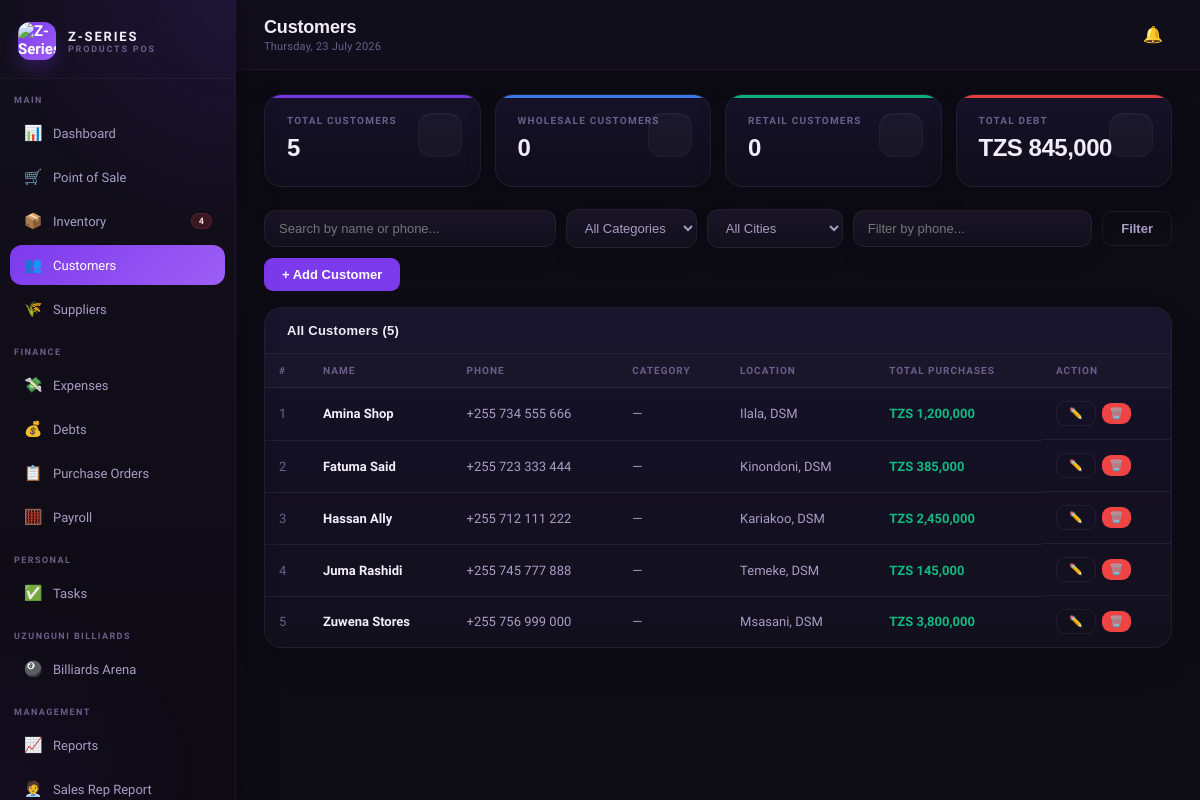
/customers.php (signed in), run on the app's committed database.
### tables this page shows
CREATE TABLE customers (
  id INT AUTO_INCREMENT PRIMARY KEY,
  name VARCHAR(150) NOT NULL,
  phone VARCHAR(20),
  category ENUM('wholesale','retail') DEFAULT NULL,
  location VARCHAR(200),
  total_purchases DECIMAL(15,2) DEFAULT 0,
  outstanding_debt DECIMAL(12,2) DEFAULT 0,
  status ENUM('active','inactive') DEFAULT 'active',
  created_at TIMESTAMP DEFAULT CURRENT_TIMESTAMP
);

### config.php (called while the page is built, shortened)
<?php
function sanitizeString($s, $maxLen = 1000) {
    $s = trim((string)$s);
    if ($maxLen > 0) $s = mb_substr($s, 0, $maxLen);
    return $s;
}
function tzs($amount) {
    return 'TZS ' . number_format($amount, 0, '.', ',');
}
?>

### customers.php (the view, shortened to what this page needs)
<?php
require_once 'includes/header.php';
$search = sanitizeString($_GET['search'] ?? '', 100);
$phone_f = sanitizeString($_GET['phone'] ?? '', 40);
$where = ["status = 'active'"];
$stmt = $conn->prepare("SELECT c.* FROM customers c WHERE " . implode(' AND ', $where) . " ORDER BY c.name");
$stmt->execute();
$customers = $stmt->get_result();
$stats = $conn->query("SELECT COUNT(*) as total, SUM(outstanding_debt>0) as with_debt, SUM(outstanding_debt) as total_debt FROM customers WHERE status = 'active'")->fetch_assoc();
$client_categories = ['wholesale' => 'Wholesale', 'retail' => 'Retail'];
$cat_counts_map = [];
$cat_counts = [];
foreach ($client_categories as $key => $label) {
  $cat_counts[] = ['id' => $key, 'name' => $label, 'cnt' => $cat_counts_map[$key] ?? 0];
}
$stat_colors = ['blue','green','amber','purple'];
?>
<div class="stats-grid">
  <div class="stat-card purple"><div class="stat-label">Total Customers</div><div class="stat-value"><?=$stats['total']?></div><div class="stat-icon"></div></div>
  <?php foreach ($cat_counts as $i => $cc): ?>
  <div class="stat-card <?=$stat_colors[$i % count($stat_colors)]?>"><div class="stat-label"><?=htmlspecialchars($cc['name'])?> Customers</div><div class="stat-value"><?=$cc['cnt']?></div><div class="stat-icon"></div></div>
  <?php endforeach; ?>
  <div class="stat-card red"><div class="stat-label">Total Debt</div><div class="stat-value"><?=tzs($stats['total_debt'])?></div><div class="stat-icon"></div></div>
</div>
<form method="GET" style="display:contents">
<div class="filter-bar">
  <input class="filter-search" name="search" placeholder="Search by name or phone..." value="<?=htmlspecialchars($search)?>"/>
  <select class="filter-select" name="category" onchange="this.form.submit()">
    <option value="">All Categories</option>
  </select>
  <select class="filter-select" name="city" onchange="this.form.submit()">
    <option value="">All Cities</option>
  </select>
  <input class="filter-search" style="flex:0.8" name="phone" placeholder="Filter by phone..." value="<?=htmlspecialchars($phone_f)?>" onchange="this.form.submit()"/>
  <button type="submit" class="btn btn-outline">Filter</button>
  <button type="button" class="btn btn-primary" onclick="openModal('add-customer-modal')">+ Add Customer</button>
</div></form>
<div class="card"><div class="card-header"><span class="card-title">All Customers (<?=$customers->num_rows?>)</span></div>
<div class="table-wrap"><table><thead><tr><th>#</th><th>Name</th><th>Phone</th><th>Category</th><th>Location</th><th>Total Purchases</th><th>Action</th></tr></thead>
<tbody><?php $i=1; while($c=$customers->fetch_assoc()):?>
<tr><td class="text-muted"><?=$i++?></td><td class="td-bold"><?=htmlspecialchars($c['name'])?></td><td><?=htmlspecialchars($c['phone'])?></td>
<td><?php if($c['category']): ?><span class="badge badge-<?=$c['category']==='retail'?'info':'purple'?>"><?=htmlspecialchars($client_categories[$c['category']])?></span><?php else: ?>—<?php endif; ?></td>
<td><?=htmlspecialchars($c['location']??'—')?></td><td class="text-success"><?=tzs($c['total_purchases'])?></td>
<td style="display:flex;gap:6px;align-items:center">
  <button type="button" class="btn btn-outline btn-sm" title="Edit" aria-label="Edit" onclick='openEditCustomer(this)' data-id="<?=$c['id']?>" data-name="<?=htmlspecialchars($c['name'], ENT_QUOTES)?>" data-phone="<?=htmlspecialchars($c['phone'], ENT_QUOTES)?>" data-category="<?=htmlspecialchars($c['category'] ?? '', ENT_QUOTES)?>" data-location="<?=htmlspecialchars($c['location'] ?? '', ENT_QUOTES)?>">✏️</button>
  <form method="POST" style="margin:0" data-confirm="Delete <?=htmlspecialchars($c['name'], ENT_QUOTES)?>? This cannot be undone."><button type="submit" class="btn btn-sm btn-danger" title="Delete" aria-label="Delete" style="padding:4px 8px;font-size:11px">🗑️</button></form>
</td></tr>
<?php endwhile; if($customers->num_rows===0): ?><tr><td colspan="7" style="text-align:center;padding:30px;color:var(--text3)">No customers found</td></tr><?php endif;?></tbody></table></div></div>
<?php require_once 'includes/footer.php'; ?>

### css/style.css (style rules this page uses)
* { margin:0;padding:0;box-sizing:border-box }
:root { --bg:#0D0B14;--bg2:#13101E;--bg3:#1A1628;--bg4:#211D35; --purple:#7C3AED;--purple2:#9D5FF5;--purple3:#5B21B6; --purple-glow:rgba(124,58,237,0.15);--purple-light:rgba(124,58,237,0.08); --text:#F1EEF9;--text2:#A89DC4;--text3:#6B5F8A; --border:rgba(124,58,237,0.18);--border2:rgba(255,255,255,0.06); --success:#10B981;--warning:#F59E0B;--danger:#EF4444;--info:#3B82F6; --card-bg:#16122A; }
body { font-family:'Satoshi',sans-serif;background:var(--bg);color:var(--text);min-height:100vh }
.premium-content .stats-grid, .premium-content .grid-2, .premium-content .grid-3-1, .premium-content .card, .premium-content .filter-bar { position:relative;z-index:1 }
.stats-grid { display:grid;grid-template-columns:repeat(4,1fr);gap:14px;margin-bottom:22px }
.stat-card { background:linear-gradient(180deg,rgba(22,18,42,0.96),rgba(17,14,28,0.98));border:1px solid var(--border2);border-radius:18px;padding:20px 22px;position:relative;overflow:hidden;box-shadow:0 14px 30px rgba(0,0,0,0.18) }
.stat-card::before { content:'';position:absolute;top:0;left:0;right:0;height:3px;opacity:0.95 }
.stat-card.purple::before { background:var(--purple) }
.stat-card.green::before { background:var(--success) }
.stat-card.red::before { background:var(--danger) }
.stat-card.blue::before { background:var(--info) }
.stat-label { font-size:10px;font-weight:700;color:var(--text3);text-transform:uppercase;letter-spacing:0.12em;margin-bottom:8px }
.stat-value { font-size:24px;font-weight:800;color:var(--text);font-family:'Syne',sans-serif;margin-bottom:4px;letter-spacing:-0.02em }
.stat-icon { position:absolute;right:18px;top:18px;width:44px;height:44px;border-radius:14px;display:flex;align-items:center;justify-content:center;font-size:20px;opacity:1;background:rgba(255,255,255,0.03);border:1px solid rgba(255,255,255,0.04);box-shadow:inset 0 1px 0 rgba(255,255,255,0.03) }
.card { background:linear-gradient(180deg,rgba(22,18,42,0.96),rgba(19,16,30,0.98));border:1px solid var(--border2);border-radius:18px;overflow:hidden;margin-bottom:16px;box-shadow:0 14px 30px rgba(0,0,0,0.16) }
.card-header { padding:15px 22px;border-bottom:1px solid var(--border2);display:flex;align-items:center;justify-content:space-between;background:rgba(255,255,255,0.01) }
.card-title { font-size:13px;font-weight:800;color:var(--text);font-family:'Syne',sans-serif;letter-spacing:0.02em }
.table-wrap { overflow-x:auto }
table { width:100%;border-collapse:collapse }
th { padding:11px 14px;text-align:left;font-size:10px;font-weight:800;color:var(--text3);text-transform:uppercase;letter-spacing:0.1em;border-bottom:1px solid var(--border2);background:rgba(255,255,255,0.02);white-space:nowrap }
td { padding:13px 14px;font-size:13px;color:var(--text2);border-bottom:1px solid var(--border2);vertical-align:middle }
tr:last-child td { border-bottom:none }
.td-bold { color:var(--text);font-weight:600 }
.text-success { color:var(--success);font-weight:700 }
.text-muted { color:var(--text3) }
.btn { padding:9px 18px;border-radius:9px;border:none;font-size:13px;font-weight:600;cursor:pointer;font-family:'DM Sans',sans-serif;transition:all 0.15s;text-decoration:none;display:inline-flex;align-items:center;gap:6px }
.btn-primary { background:var(--purple);color:white }
.btn-outline { background:transparent;border:1px solid var(--border2);color:var(--text2) }
.btn-danger { background:var(--danger);color:white }
.btn-sm { padding:5px 12px;font-size:11px }
.filter-bar { display:flex;gap:10px;margin-bottom:16px;align-items:center;flex-wrap:wrap }
.filter-search { flex:1;min-width:200px;padding:10px 14px;background:linear-gradient(180deg,rgba(26,22,40,0.92),rgba(19,16,30,0.98));border:1px solid var(--border2);border-radius:12px;color:var(--text);font-size:13px;font-family:'DM Sans',sans-serif;outline:none;box-shadow:0 10px 22px rgba(0,0,0,0.08) }
.filter-select { padding:10px 14px;background:linear-gradient(180deg,rgba(26,22,40,0.92),rgba(19,16,30,0.98));border:1px solid var(--border2);border-radius:12px;color:var(--text2);font-size:13px;font-family:'DM Sans',sans-serif;outline:none;cursor:pointer;box-shadow:0 10px 22px rgba(0,0,0,0.08) }
.table-wrap td .btn-outline.btn-sm { white-space:nowrap }
.table-wrap td .btn, .table-wrap td form { display:inline-flex;align-items:center }
.table-wrap td form { margin-left:6px }
.table-wrap td form button { margin:0 }

### data on the page
customers: name "Amina Shop", phone "+255 734 555 666", location "Ilala, DSM", total_purchases "TZS 1,200,000"
customers: name "Fatuma Said", phone "+255 723 333 444", location "Kinondoni, DSM", total_purchases "TZS 385,000"
customers: name "Hassan Ally", phone "+255 712 111 222", location "Kariakoo, DSM", total_purchases "TZS 2,450,000"
customers: name "Juma Rashidi", phone "+255 745 777 888", location "Temeke, DSM", total_purchases "TZS 145,000"
customers: name "Zuwena Stores", phone "+255 756 999 000", location "Msasani, DSM", total_purchases "TZS 3,800,000"

### other printed values
$low_stock_count "4"
$page_title "Customers"
$stats['total'] "5"
$cc['name'] "WHOLESALE"
$cc['cnt'] "0"
$cc['name'] "RETAIL"
tzs($stats['total_debt']) "TZS 845,000"
$customers->num_rows "5"
